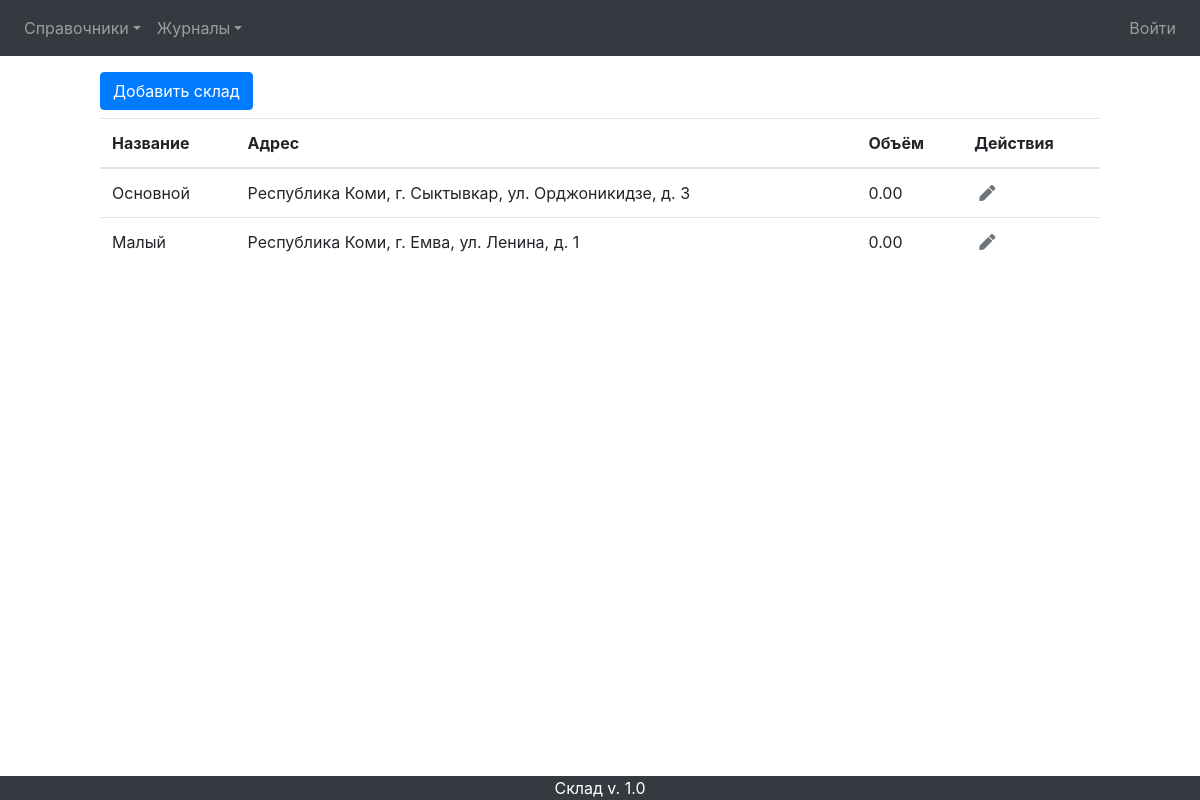
The app's page /, older data.
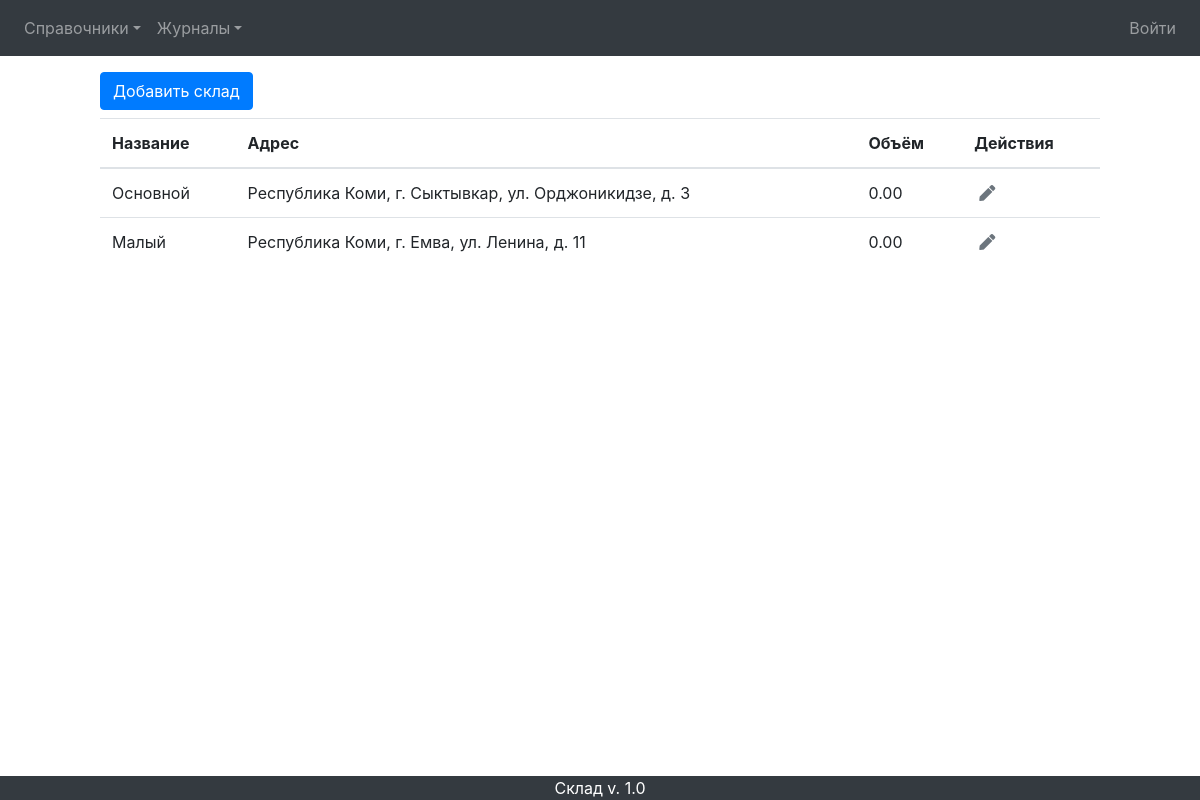
The same page, newer data.
### mainapp/models.py (models this page shows, shortened)
class Stock(models.Model):
    name = models.CharField(verbose_name='название', unique=True, max_length=150)
    address = models.TextField(verbose_name='адрес', blank=True)
    phones = models.CharField(verbose_name='телефоны', blank=True, max_length=255)
    useful_volume = models.DecimalField(verbose_name='полезный объём', max_digits=8, decimal_places=2)

### mainapp/views.py (the view)
# urls.py: path('', mainapp.StockList.as_view(), name='index'),
class StockList(ListView):
    model = Stock
    def get_context_data(self, **kwargs):
        context = super().get_context_data(**kwargs)
        context['title'] = 'Склады'
        return context

### mainapp/templates/mainapp/stock_list.html
{% extends "mainapp/base.html" %}
    {% block content %}
        <section class="container mt-3 mb-2" style="max-width: 1000px;">
            <section class="row">
                <a class="btn btn-primary col-xs-6 mybtn" href="{% url 'main:create' %}" role="button">Добавить склад</a>
            </section>
        </section>
        <table class="table">
            <thead>
                <tr>
                    <th scope="col">Название</th>
                    <th scope="col">Адрес</th>
                    <th scope="col">Объём</th>
                    <th scope="col">Действия</th>
                </tr>
            </thead>
            <tbody>
                {% for object in object_list %}
                    <tr>
                        <td>{{ object.name }}</td>
                        <td>{{ object.address }}</td>
                        <td>{{ object.useful_volume }}</td>
                        <td>
                            <a title="редактировать склад" class="text-muted" style="margin-left: 5px;" href="{% url 'main:update' pk=object.pk %}"><i class="fas fa-pen bd-highlight"></i></a>
                        </td>
                    </tr>
                {% endfor %}
            </tbody>
        </table>
    {% endblock content %}

Row changes from the older to the newer data that the page shows:
changed Stock "Малый": address "Республика Коми, г. Емва, ул. Ленина, д. 1" → "Республика Коми, г. Емва, ул. Ленина, д. 11"
